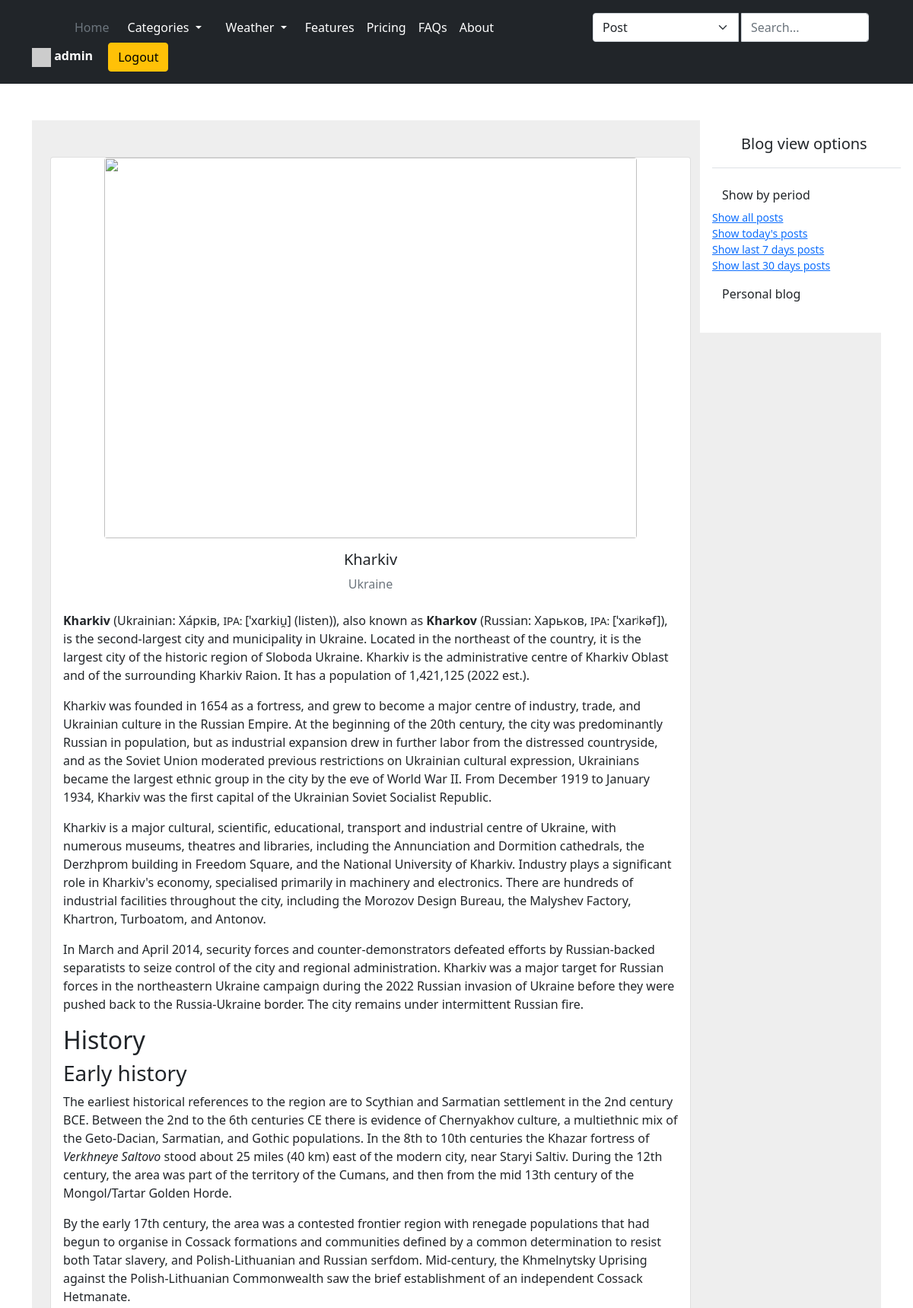
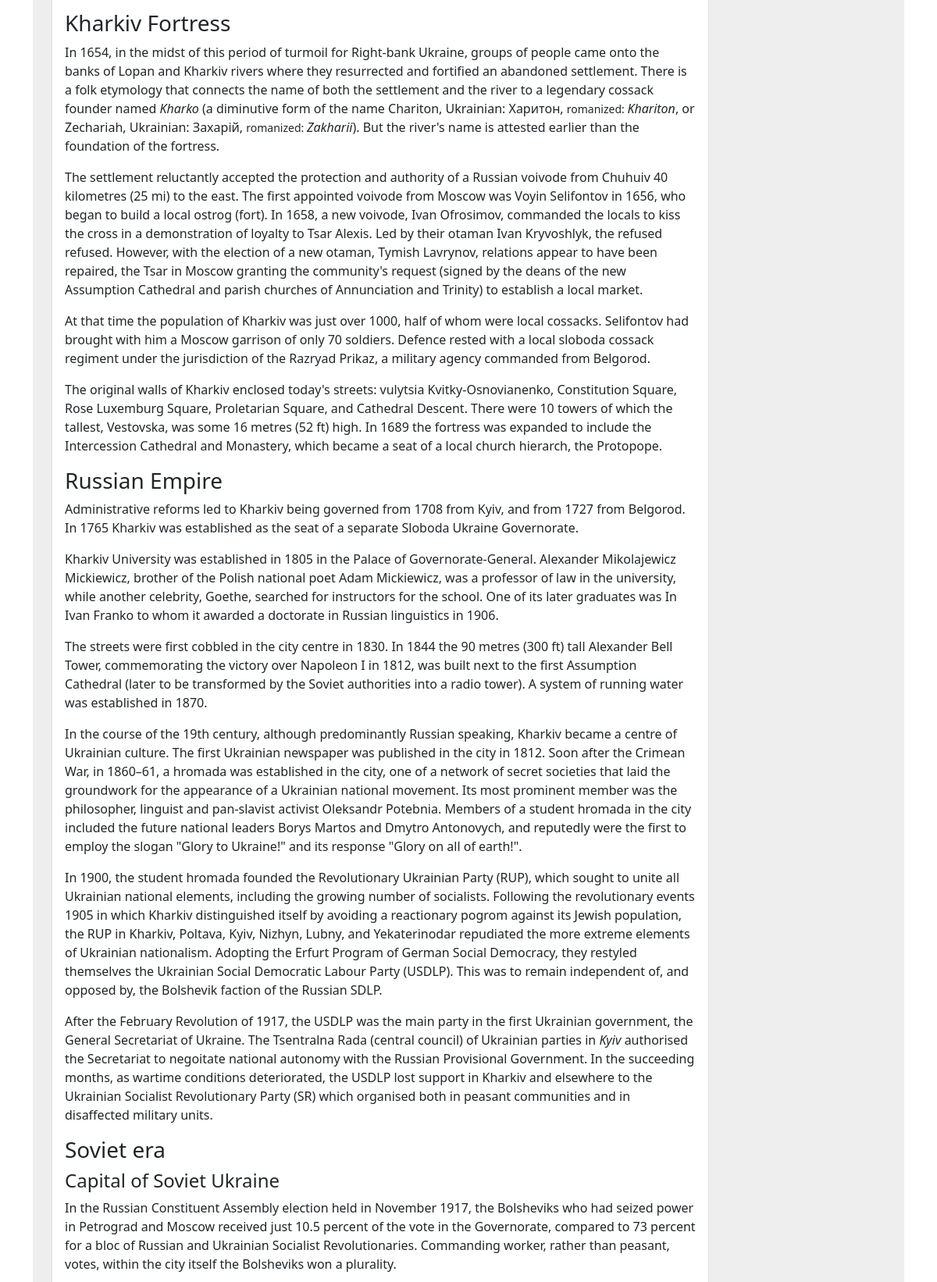
The app's page /weather/kharkiv/ (signed in, upper part) with its own data (2 pictures, top to bottom).
### accounts/models.py (models this page shows, shortened)
class CustomUser(AbstractUser):
    username = models.CharField(max_length=30, unique=True)
    email = models.EmailField(unique=True, max_length=255)
    USERNAME_FIELD = 'email'
    REQUIRED_FIELDS = ['username', 'first_name', 'last_name']
    objects = CustomUserManager()

### weather/models.py (models this page shows, shortened)
class City(models.Model):
    name = models.CharField(max_length=128, unique=True, db_index=True)
    slug = models.SlugField(max_length=128, unique=True)
    description = models.TextField()
    image = models.URLField(max_length=255)
    lat = models.FloatField(verbose_name='latitude')
    lon = models.FloatField(verbose_name='longitude')
    country = models.ForeignKey(Country, on_delete=models.PROTECT, related_name='cities')
    objects = models.Manager()
    class Meta:
        ordering = ('name',)
        verbose_name_plural = 'Cities'
        unique_together = ('lon', 'lat')

class Country(models.Model):
    name = models.CharField(max_length=128, unique=True, db_index=True)
    slug = models.SlugField(max_length=128, unique=True)
    code = models.CharField(max_length=3)
    population = models.IntegerField()
    description = models.TextField()
    flag = models.URLField(max_length=255)
    capital = models.CharField(max_length=200, unique=True)
    objects = models.Manager()
    class Meta:
        ordering = ('name',)
        verbose_name_plural = 'Countries'

### weather/views.py (the view)
# urls.py: path('<slug:slug>/', views.CityDetailView.as_view(), name='city_detail_view')
class CityDetailView(DetailView):
    model = City
    context_object_name = 'city'
    template_name = 'weather/city_detail.html'
    def get_queryset(self):
        queryset = City.objects.filter(slug=self.kwargs.get('slug'))
        return queryset

### blog/context_processors.py (called while the page is built)
def get_categories(request):
    categories = Category.objects.all()
    return {'categories': categories}

### templates/weather/city_detail.html (shortened to what this page needs)
{% extends 'base/_base.html' %}
{% block content %}
<section style="background-color: #eee;">
  <div class="container py-5">
    <div class="row justify-content-center">
      <div class="">
        <div class="card text-black">
          <img src="{{city.image}}" style="width: 700px; height: 500px" class="rounded mx-auto d-block" />
          <div class="card-body">
            <div class="text-center">
              <h5 class="card-title">{{city.name}}</h5>
              <p class="text-muted mb-4">{{city.country.name}}</p>
            </div>
            <div>
              {{city.description|safe}}
        </div>
      </div>
    </div>
  </div>
</section>
{% endblock content %}

### templates/base/nav/_header.html (shortened to what this page needs)
<header class="p-3 bg-dark text-white">
  <div class="container">
    <div class="d-flex flex-wrap align-items-center justify-content-center justify-content-lg-start">
      <a href="/" class="d-flex align-items-center mb-2 mb-lg-0 text-white text-decoration-none">
        <svg class="bi me-2" width="40" height="32" role="img" aria-label="Bootstrap"><use xlink:href="#bootstrap"></use></svg>
      </a>
      <ul class="nav col-12 col-lg-auto me-lg-auto mb-2 justify-content-center mb-md-0">
        <li><a href="{% url 'blog:post_list' %}" class="nav-link px-2 text-secondary">Home</a></li>
        <li class="nav-item dropdown">
            <a class="nav-link dropdown-toggle text-white" href="#" id="categoriesDropdown" role="button" data-bs-toggle="dropdown" aria-expanded="false">
              Categories
            </a>
          </li>
          <li class="nav-item dropdown">
            <a class="nav-link dropdown-toggle text-white" href="#" id="categoriesDropdown" role="button" data-bs-toggle="dropdown" aria-expanded="false">
              Weather
            </a>
          </li>
        <li><a href="#" class="nav-link px-2 text-white">Features</a></li>
        <li><a href="#" class="nav-link px-2 text-white">Pricing</a></li>
        <li><a href="#" class="nav-link px-2 text-white">FAQs</a></li>
        <li><a href="#" class="nav-link px-2 text-white">About</a></li>
      </ul>
      <form class="col-12 col-lg-auto mb-3 mb-lg-0 me-lg-3" method="get" action="{% url 'blog:search_posts' %}">
        <div class="input-group">
          <select class="form-select me-1" name="search_param">
            <option value="post">Post</option>
          </select>
          <input type="search" class="form-control form-control-dark" placeholder="Search..." aria-label="Search"
                  name="search_query">
        </div>
      </form>
      <div class="text-end">
        {% if request.user.is_authenticated %}
        <a href="{% url 'accounts:profile_detail' username=request.user.username %}"
                  class="text-decoration-none text-white me-3">
          {% if request.user.profile %}
          <img src="{{ request.user.profile.avatar }}" width="25" height="25">
          {% else %}
          <i class="fa fa-user mx-1"></i>
          {% endif %}
          <strong>
            {{ request.user.username }}
          </strong>
        </a>
         <a href="{% url 'accounts:logout' %}">
          <button type="button" class="btn btn-warning">Logout</button>
        </a>
        {% endif %}
      </div>
    </div>
  </div>
</header>

### records on screen
CustomUser: user.username "admin"
City: name "Kharkiv", country.name "Ukraine", description "Kharkiv (Ukrainian: Ха́рків , IPA: [ˈxɑrkiu̯] ( listen ) ), also known as Kharkov (Russian: Харькoв , IPA: [ˈxarʲkəf] ), is the second-largest city and municipality in Ukraine. Located in the northeast of the country, it is the largest city of the historic region of Sloboda Ukraine. Kharkiv is the administrative centre of Kharkiv Oblast and of the surrounding Kharkiv Raion. It has a population of 1,421,125 (2022 est.). Kharkiv was founded in 1654 as a fortress, and grew to become a major centre of industry, trade, and Ukrainian culture in the Russian Empire. At the beginning of the 20th century, the city was predominantly Russian in population, but as industrial expansion drew in further…"
